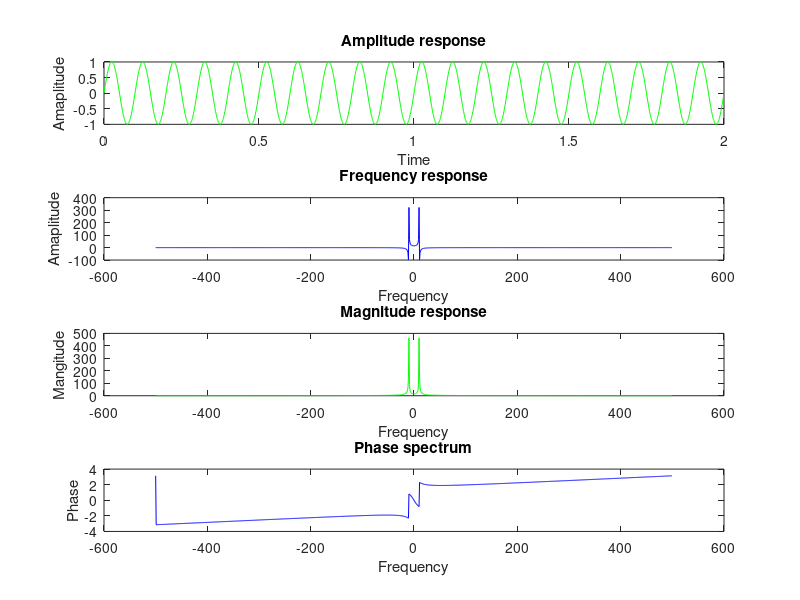

Here is the MATLAB script that generated this plot:
clc;
clear all;
t=0:0.001:2;;
x= sin(2 * pi * 10 * t);
fs=1000;
n=1024;
fval=fs*((-n/2: ((n/2)-1))/n);
y=fftshift(fft(x,n));

subplot(4,1,1);
plot(t,x,'g');
xlabel('Time');
ylabel('Amaplitude');
title('Amplitude response');

subplot(4,1,2);
plot(fval,y,'b');
xlabel('Frequency');
ylabel('Amaplitude');
title('Frequency response');

subplot(4,1,3);
plot(fval,abs(y),'g');
xlabel('Frequency');
ylabel('Mangitude');
title('Magnitude response');

subplot(4,1,4);
plot(fval,angle(y),'b');
xlabel('Frequency');
ylabel('Phase');
title('Phase spectrum');